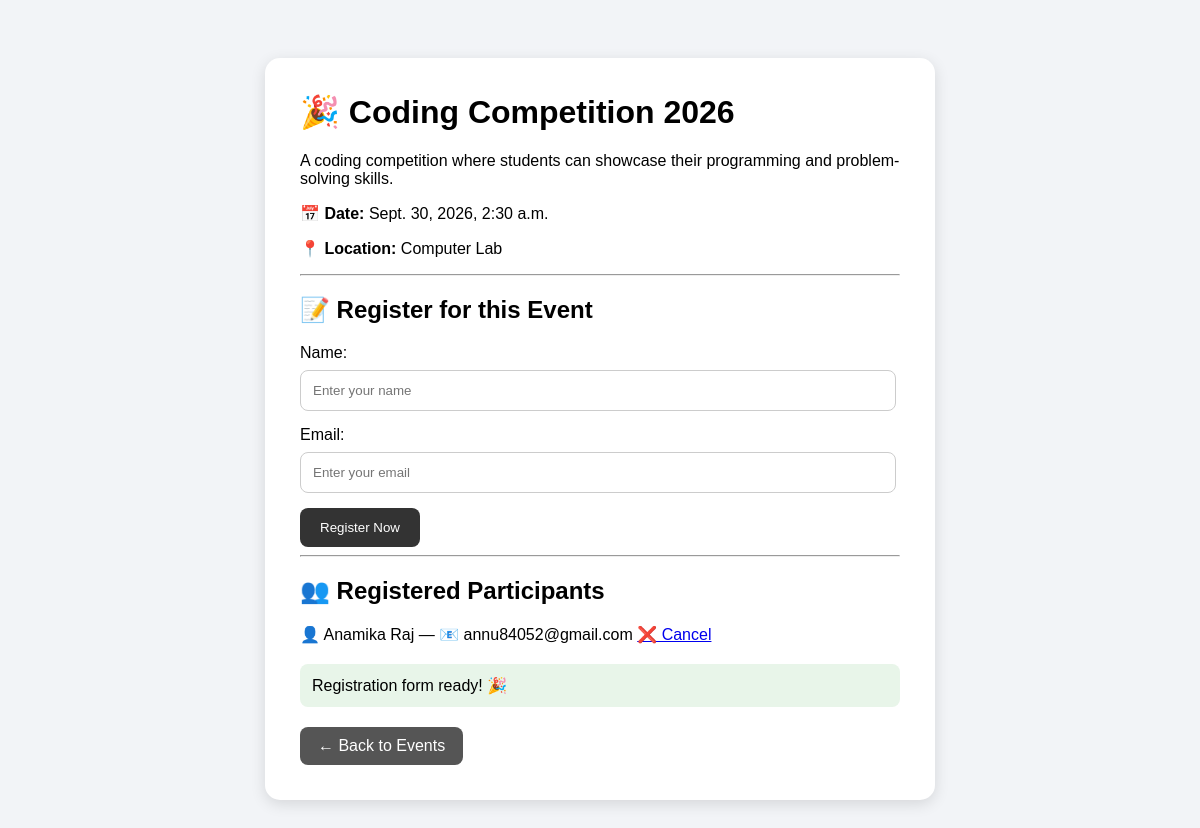
The app's page /event/3/ with its own data.
### events/models.py (models this page shows, shortened)
class Event(models.Model):
    name = models.CharField(max_length=200)
    description = models.TextField()
    date = models.DateTimeField()
    location = models.CharField(max_length=200)

class Registration(models.Model):
    event = models.ForeignKey(Event, on_delete=models.CASCADE)
    name = models.CharField(max_length=100)
    email = models.EmailField()

### events/views.py (the view, shortened to what this page needs)
# urls.py: path("event/<int:event_id>/", views.event_detail, name="event_detail"),
def event_detail(request, event_id):
    event = get_object_or_404(Event, id=event_id)
    registrations = Registration.objects.filter(event=event)
    return render(
        request,
        "events/event_detail.html",
        {
            "event": event,
            "registrations": registrations
        }
    )

### events/templates/events/event_detail.html (shortened to what this page needs)
<!DOCTYPE html>
<html>
<head>
</head>
<body>
<div class="container">
    <h1>🎉 {{ event.name }}</h1>
    <p>{{ event.description }}</p>
    <p>
        <strong>📅 Date:</strong>
        {{ event.date }}
    </p>
    <p>
        <strong>📍 Location:</strong>
        {{ event.location }}
    </p>
    <hr>
    <h2>📝 Register for this Event</h2>
    <form method="POST">
        <label>Name:</label>
        <input type="text" name="name" placeholder="Enter your name" required>
        <label>Email:</label>
        <input type="email" name="email" placeholder="Enter your email" required>
        <button type="submit">Register Now</button>
    </form>
    <hr>
<h2>👥 Registered Participants</h2>
{% for registration in registrations %}
    <p>
        👤 {{ registration.name }} —
        📧 {{ registration.email }}
        <a href="{% url 'cancel_registration' registration.id %}">
            ❌ Cancel
        </a>
    </p>
{% empty %}
    <p>No registrations yet.</p>
{% endfor %}
    <div class="success">
        Registration form ready! 🎉
    </div>
    <a class="back" href="{% url 'event_list' %}">
        ← Back to Events
    </a>
</div>
</body>
</html>

### events/templates/events/event_detail.html (style rules this page uses)
body { font-family: Arial, sans-serif; background: #f2f4f7; padding: 50px; }
.container { max-width: 600px; margin: auto; background: white; padding: 35px; border-radius: 15px; box-shadow: 0 4px 15px rgba(0,0,0,0.12); }
h1 { margin-top: 0; }
input { width: 95%; padding: 12px; margin: 8px 0 15px; border: 1px solid #ccc; border-radius: 8px; }
button { padding: 12px 20px; background: #333; color: white; border: none; border-radius: 8px; cursor: pointer; }
.back { display: inline-block; margin-top: 20px; padding: 10px 18px; background: #555; color: white; text-decoration: none; border-radius: 8px; }
.success { background: #e8f5e9; padding: 12px; margin-top: 20px; border-radius: 8px; }

### records on screen
Event: name "Coding Competition 2026", description "A coding competition where students can showcase their programming and problem-solving skills.", date "Sept. 30, 2026, 2:30 a.m.", location "Computer Lab"
Registration: name "Anamika Raj", email "annu84052@gmail.com"
